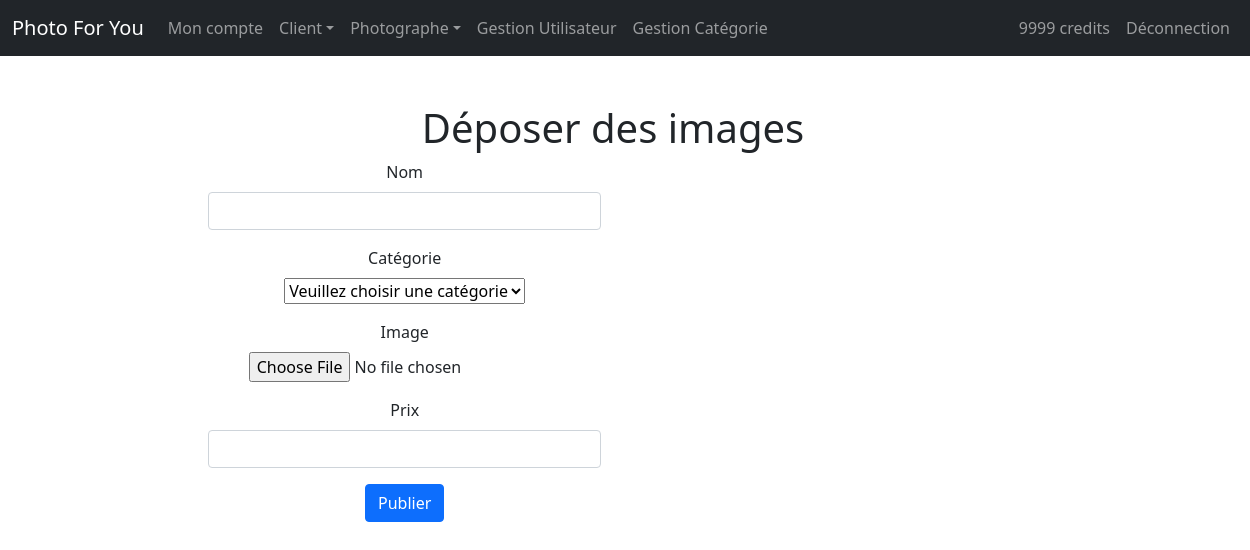
/deposer-des-images.php (signed in), run on the app's committed database.
### tables this page shows
CREATE TABLE `navbar` (
  `id` int(11) NOT NULL,
  `acte` varchar(40) NOT NULL,
  `lien` varchar(40) NOT NULL,
  `droit` int(11) NOT NULL
);

CREATE TABLE `user` (
  `id` int(11) NOT NULL,
  `nom` varchar(40) NOT NULL,
  `prenom` varchar(40) NOT NULL,
  `pseudo` varchar(20) NOT NULL,
  `img_profil` varchar(50) NOT NULL,
  `mail` varchar(40) NOT NULL,
  `mdp` varchar(40) NOT NULL,
  `grade` varchar(40) NOT NULL,
  `SIRET` varchar(14) DEFAULT NULL,
  `credits` int(11) NOT NULL DEFAULT '0',
  `etat` varchar(15) NOT NULL
);

### deposer-des-images.php (the view, shortened to what this page needs)
<!DOCTYPE html>
<html lang="fr">
<head>
	<?php include "includes/head.php"; ?>
</head>
	<body>
		<?php
		include "includes/bdd.php";
		include "includes/nav.php";
		?>
		<div class="row justify-content-center mt-4" style="width:100%;">
            <h1 class="text-center mt-4">Déposer des images</h1>
            <div class="col-4 text-center">
                <form method="post" enctype="multipart/form-data">
                    <div class="mb-3">
                        <label for="nom_image" class="form-label">Nom</label>
                        <input type="text" class="form-control" name="nom_image" pattern="{3,20}" required>
                    </div>
                    <div class="mb-3">
                        <label for="categorie1" class="form-label">Catégorie</label><br/>
                        <select name="categorie">
                            <option value=''>Veuillez choisir une catégorie</option>
                        </select>
                    </div>
                    <div class="mb-3">
                        <label for="img" class="form-label">Image</label><br/>
                        <input class="align-center" type="file" name="img" id='img' onchange="loadFile(event)" required>
                    </div>
                    <div class="mb-3">
                        <label for="prix_image" class="form-label">Prix</label>
                        <input class="form-control" name="prix_image" pattern="[0-9]{1,11}" required>
                    </div>
                    <button type="submit" name="submit" class="btn btn-primary">Publier</button>
                </form>
            </div>
            <div class="col-4"><img style="height:auto; width:40em" id="output" /></div>
        </div>
	</body>
</html>

### includes/nav.php (shortened to what this page needs)
<nav class="navbar navbar-expand-lg navbar-dark bg-dark">
  <div class="container-fluid">
    <a class="navbar-brand" href="index.php">Photo For You</a>
    <div class="collapse navbar-collapse" id="navbarSupportedContent">
      <ul class="navbar-nav me-auto">
        <?php
      if(isset($_SESSION['grade'])){
          echo '<li class="nav-item"><a class="nav-link" href="profil.php?id='.$_SESSION['id'].'">Mon compte</a></li>';
      }
          ?>
<?php
        if(isset($_SESSION['grade'])){
          if($_SESSION['grade'] == 'admin'){
            echo '<li class="nav-item dropdown">';
              echo '<a class="nav-link dropdown-toggle" href="#" id="navbarDropdown" role="button" data-bs-toggle="dropdown" aria-expanded="false">Client</a>';
            echo '</li>';
            echo '<li class="nav-item dropdown">';
              echo '<a class="nav-link dropdown-toggle" href="#" id="navbarDropdown" role="button" data-bs-toggle="dropdown" aria-expanded="false">Photographe</a>';
              echo '</li>';
            $req = $bdd->query("SELECT acte, lien FROM navbar WHERE droit=3");
            $data = $req->fetchAll();
            foreach ($data as $li){
              echo '<li class="nav-item"><a class="nav-link" href='.$li['lien'].'>'.$li['acte'].'</a></li>';
            }
          }
        }
?>
      </ul>
      <ul class="navbar-nav">
<?php
        if (isset($_SESSION['grade'])) {
          $req = $bdd->prepare("SELECT credits FROM user WHERE id = :id");
          $req->bindValue(':id', $_SESSION['id']);
          $req->execute();
          $data = $req->fetch(\PDO::FETCH_OBJ);
          $credits = $data->credits;
          echo '<li class="nav-item"><a class="nav-link" href="acheter-des-credits.php">'.$credits.' credits</a></li>';
        }
        ?>
<?php
        if(isset($_SESSION['grade'])){
          echo '<li class="nav-item"><a class="nav-link" href="includes/logout.php">Déconnection</a></li>';
        }else{
          echo '<li class="nav-item"><a class="nav-link" href="connexion.php">Connexion</a></li>';
          echo '<li class="nav-item"><a class="nav-link" href="inscription.php">Inscription</a></li>';
        }
?>
      </ul>
    </div>
  </div>
</nav>

### data on the page
navbar: acte "Gestion Utilisateur"
navbar: acte "Gestion Catégorie"
user: credits "9999"
